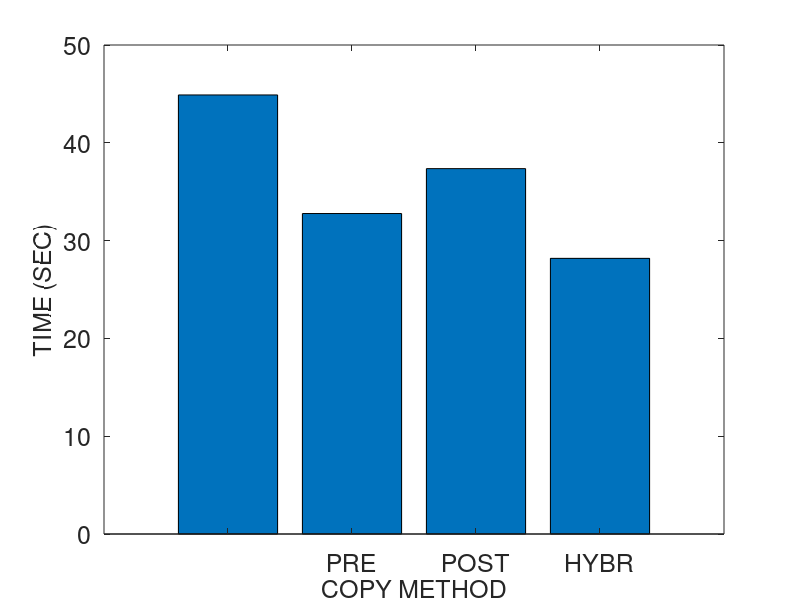
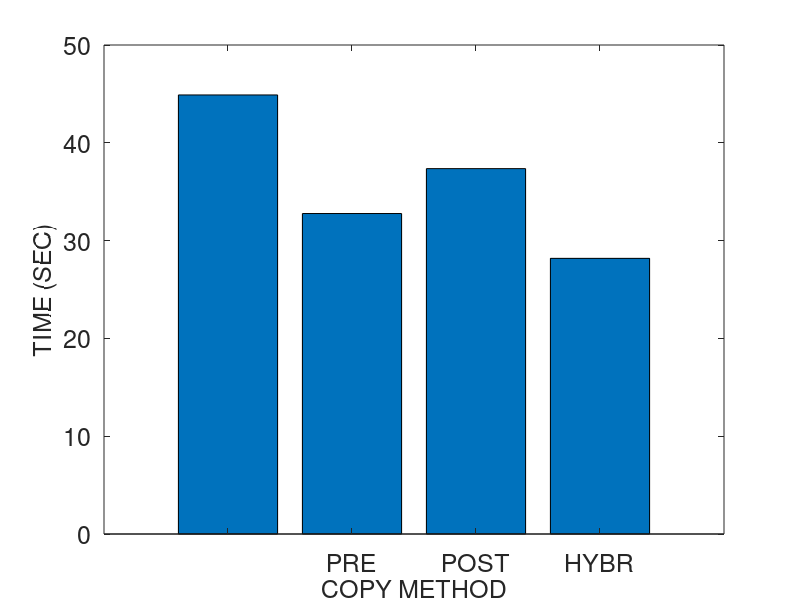
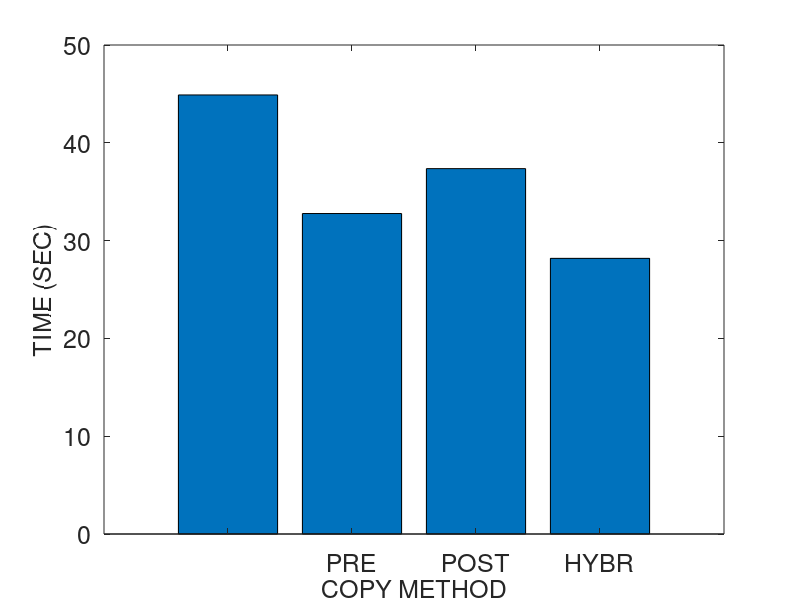
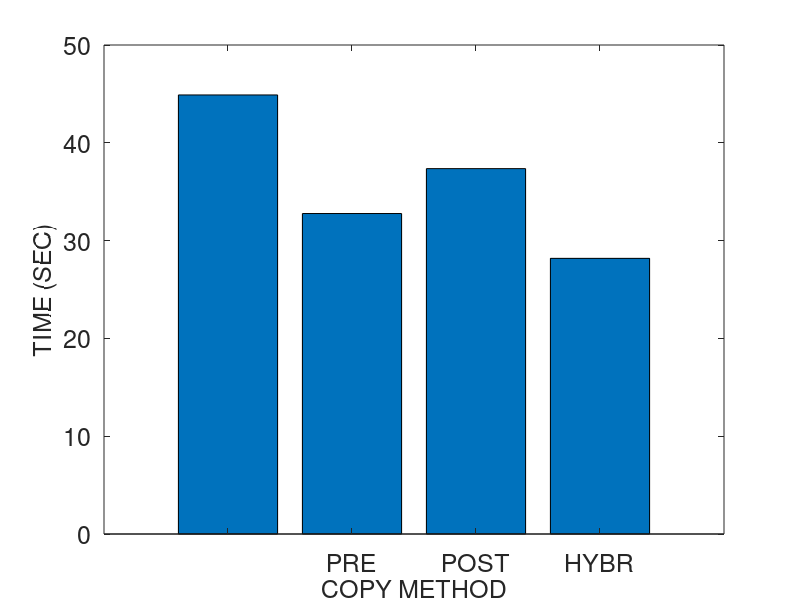

Source code (MATLAB) for these figures, in order:
% basic hybrid copy migration
% memory size in MB
r = 4096
r *= 1024 % convert to KB

% bandwidth in gbps
b = 1000 
b = b * 1024/8 % convert to KB

% page dirty rate in percent (%): against to total memory pages
dirtyrate = 14 
dirtyrate /= 100

readrate = 14
readrate /= 100

pagesize = 4 % in KB
numpages = r / pagesize

% delta compression rate
comp = 0.5 

% amount of CPU and device states in KB 
scinfo = 100

% working set size in number of pages
wss = numpages * 0.25

% 0: zero, 1: read, 2: dirtied, 3: inactive data
mem = zeros(1, numpages);

% prediction accuracy 0 through 1
acc = 1
%acc = 0

fontsize = 18
%fontsize = 20

totaltime = 0;
downtime = 0;
totaldata = 0;

A = zeros(4, 3);

%%%%%%%%%%%%%%%%%%%%%%%%%%%%%%
% precopy migration
%%%%%%%%%%%%%%%%%%%%%%%%%%%%%%
fprintf('\n')
disp('==================== Precopy migration ====================')
% iterations
present = numpages
iter = 0
while present > 50 && iter < 29 && totaldata < 4*r
	pretime = present / b
	totaltime += pretime
	totaldata += present
	present = numpages * dirtyrate
	%dirts = wss * dirtyrate
	iter += 1
end

% stop-and-copy phase
% stop conditions: 29 iterations, 50 pages, 4 memory size sent
scsent = scinfo + present * pagesize
downtime = scsent / b
totaltime += downtime
totaldata += scsent

% network fault rate
NFR = 0

A (1, 1) = totaltime;
A (1, 2) = downtime;
A (1, 3) = totaldata;

%%%%%%%%%%%%%%%%%%%%%%%%%%%%%%
% postcopy migration
%%%%%%%%%%%%%%%%%%%%%%%%%%%%%%
fprintf('\n')
disp('===================== Postcopy migration ======================')
totaltime = 0;
downtime = 0;
totaldata = 0;

% stop-and-copy phase
scsent = scinfo
downtime = scsent / b
totaltime += downtime
totaldata += scsent

% prepaging (bubbling) and on-demand paging
postsent = r
posttime = postsent/b
totaltime += posttime
totaldata += postsent
% network fault rate
NFR = 0.2

A (2, 1) = totaltime;
A (2, 2) = downtime;
A (2, 3) = totaldata;

%%%%%%%%%%%%%%%%%%%%%%%%%%%%%%
% hybrid copy migration
%%%%%%%%%%%%%%%%%%%%%%%%%%%%%%
fprintf('\n')
disp('==================== Hybrid copy migration ====================')
totaltime = 0;
downtime = 0;
totaldata = 0;

% precopy phase: single iteration
present = r
pretime = present / b
totaltime += pretime
totaldata += present

% stop-and-copy phase
bitmapsize = 500 % KB
scsent = scinfo + bitmapsize
downtime = scsent / b
totaltime += downtime
totaldata += scsent

% postcopy phase: prepaging (bubbling) and on-demand paging
%dirts = wss * dirtyrate
dirts = numpages * dirtyrate
postsent = dirts * pagesize
posttime = postsent/b
totaltime += posttime
totaldata += postsent
% network fault rate
NFR = 0.2

A (3, 1) = totaltime;
A (3, 2) = downtime;
A (3, 3) = totaldata;

%%%%%%%%%%%%%%%%%%%%%%%%%%%%%%
% proactive hybrid copy migration
%%%%%%%%%%%%%%%%%%%%%%%%%%%%%%
%disp(char(10))
fprintf('\n')
disp('=============== Proactive hybrid copy migration ================')
totaltime = 0;
downtime = 0;
totaldata = 0;

% precopy phase
% LRU, PFR

% scan the dirtied pages
% for dirtied pages
% 	mark dirtied (1)
% 	mem(random (1, wss * 0.1))	
randperm(int64(wss * 0.1));
% for read pages
% 	mark read (2)
% 	mem (random (wss * 0.1, wss * 0.2))

% for pages
% 	predict read/write

% send the pages most likely to be read and least likely to be dirtied
% do not send the pages most likely to be dirtied
% construct queue with the order of p1/p2
%reads = numpages * 0.4 
% total read rate = wss * read_rate = 0.25 * 0.16 = 0.04 (4%)
%read_rate = 0.16
%read_rate = 0.04 % 4% of total memory
% total write rate = wss * write_rate = 0.25 * 0.16 = 0.04 (4%)
%write_rate = 0.16
%write_rate = 0.04 % 4% of total memory
% simple case: readonly pages (RO) - zero dirtied pages 
%RO = 0.3
pred_pages = numpages * readrate * acc

% LRU
% for LRU queue
% 	mark sent
%	insert the pages into cache and perform delta compression

present = pred_pages * pagesize
pretime = present/b
totaltime += pretime
totaldata += present

% stop-and-copy phase
% send the CPU and device states
bitmapsize = 500 % KB
scsent = scinfo + bitmapsize
downtime = scsent/b
totaltime += downtime
totaldata += scsent

% postcopy phase
postsent = (numpages - pred_pages) * pagesize

% exclude the predicted dirtied pages 
pred_dirts = numpages * dirtyrate * acc
postsent = (numpages - pred_pages - pred_dirts) * pagesize
posttime = postsent/b
totaltime += posttime
totaldata += postsent

% network fault rate
NFR = 0.2

A (4, 1) = totaltime;
A (4, 2) = downtime;
A (4, 3) = totaldata

%%%%%%%%%%%%%%%%%%%%%%%%%%%%%%%%%%%%%%%%%%%%%%%%%%%%%%%
%                     plotting
% precopy
% postcopy
% hybrid
% pro-hybrid
%%%%%%%%%%%%%%%%%%%%%%%%%%%%%%%%%%%%%%%%%%%%%%%%%%%%%%%

prefix = "M4G_R14W14_acc100_r1"

dlmwrite (prefix, A, ' ')

%%%%%%%%%%%%%%%%%%%% total time %%%%%%%%%%%%%%%%%%%%%%
figure;
output = strcat(prefix, ".tt");
%output = prefix
x = ['PRECOPY', 'POSTCOPY', 'HYBRID', 'PRO-HYBRID'];
x = {'', 'PRE', 'POST', 'HYBR', 'PROH', ''};
x = {'', 'PRE', 'POST', 'HYBR', 'PROH'};
%x = 1:1:length(A);
%plot(x, A(:,2)/1000000, x, A(:,3)/1000000, '-.*');
%plot(A(:,2));

%xtics = 1:4:16
%bar(xtics, A(:,1))
bar(A(:,1))
set(gca, 'XTickLabel', x, 'FontSize', fontsize)
xlabel('COPY METHOD', 'FontSize', fontsize);
ylabel('TIME (SEC)', 'FontSize', fontsize);
%legend('PRECOPY', 'POSTCOPY', 'HYBRID', 'PRO-HYBRID');
%bar(x, A(:,1))

saveas (1, strcat(output, ".png"));
saveas (1, strcat(output, ".eps"));
saveas (1, strcat(output, ".emf"));

%%%%%%%%%%%%%%%%%%%% downtime %%%%%%%%%%%%%%%%%%%%%%
figure;
output = strcat(prefix, ".dt");

bar(A(:,2))
set(gca, 'XTickLabel', x, 'FontSize', fontsize)
xlabel('COPY METHOD', 'FontSize', fontsize);
ylabel('TIME (SEC)', 'FontSize', fontsize);

saveas (1, strcat(output, ".png"));
saveas (1, strcat(output, ".eps"));
saveas (1, strcat(output, ".emf"));

%%%%%%%%%%%%%%%%%%%% total data %%%%%%%%%%%%%%%%%%%%%%
figure;
output = strcat(prefix, ".td");

bar(A(:,3))
set(gca, 'XTickLabel', x, 'FontSize', fontsize)
xlabel('COPY METHOD', 'FontSize', fontsize);
ylabel('SIZE (KB)', 'FontSize', fontsize);

saveas (1, strcat(output, ".png"));
saveas (1, strcat(output, ".eps"));
saveas (1, strcat(output, ".emf"));
